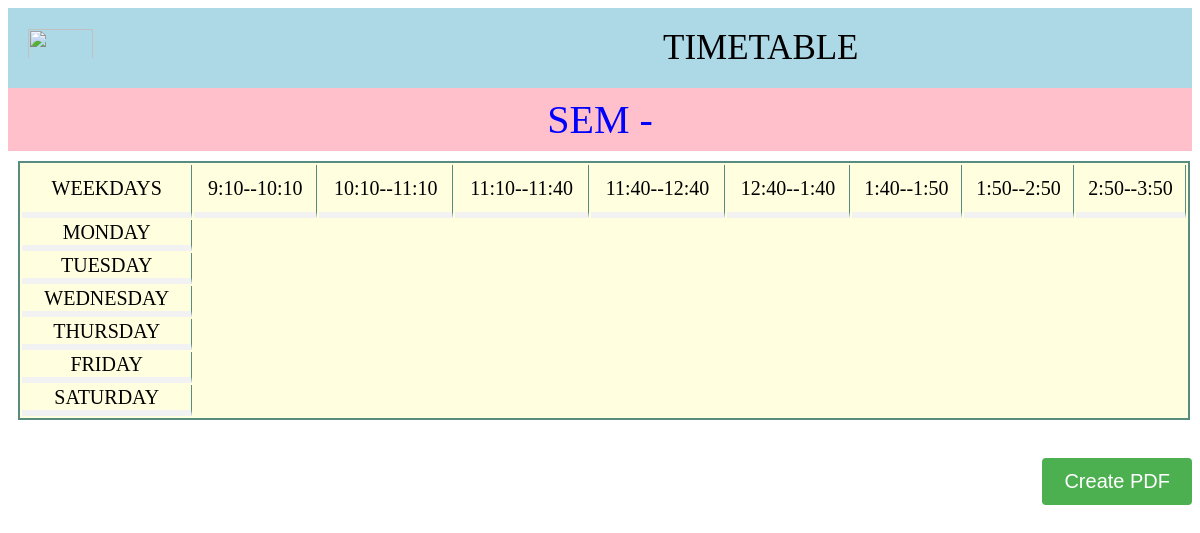
The page /view.php on the database its author committed.
### tables this page shows
CREATE TABLE `days` (
  `id` int(11) NOT NULL,
  `day` varchar(33) NOT NULL
);

### view.php (the view, shortened to what this page needs)
<!DOCTYPE html>
<html>
<head>
</head>
<body>
<div class="dev">
		<a href="frontgenerate.php" style="font-family: timesnewroman;" class="btn1"><img src="img/back.png" style="height: 30px; width: 65px; float: left;"></a>
		<tag>TIMETABLE</tag>
	</div>
	<div align="Center" class="disp">
			SEM - <?php session_start(); echo $_SESSION['sem']; ?>
		</div>
		<?php
			include("..\almost\DBConnection.php");
			$sql ="SELECT day FROM days ORDER BY id";
			$days = mysqli_query($conn,$sql) or die('Getting an error');
			echo "<table>";
			echo '<tr>
                <td style="text-align:center; padding: 12px;">WEEKDAYS</td>
                <td style="text-align:center">9:10--10:10</td>
                <td style="text-align:center">10:10--11:10</td>
                <td style="text-align:center">11:10--11:40</td>
                <td style="text-align:center">11:40--12:40</td>
                <td style="text-align:center">12:40--1:40</td>
                <td style="text-align:center">1:40--1:50</td>
                <td style="text-align:center">1:50--2:50</td>
                <td style="text-align:center">2:50--3:50</td>
                </tr>';
			while($day= mysqli_fetch_array($days,MYSQLI_ASSOC)){
				echo "<tr><td>";
				echo $day['day'];
}
			echo "</table>";
		?>
			<form method="POST">
				<input type="submit" class="print" value="Create PDF">
			</form>
</body>
</html>

### view.php (style rules this page uses)
body { background-image: none; }
table { margin: 10px; border: 2px solid #588c7e; background-color: lightyellow; font-size: 20px; width: 99%; text-align: center; }
td { border-bottom: 6px solid #f2f2f2; border-right: .7px solid #588c7e; }
.print { background-color: #4CAF50; border:none; border-radius: 4px; color: white; margin: 1.4em auto; font-size: 20px; color: white; padding: 12px 22px; display: inline-block; cursor: pointer; float: right; text-decoration: none; }
.dev { font-size: 35px; background-color: lightblue; padding: 20px; }
.dev tag { margin-left: 570px; }
.disp { color: blue; font-style: TimesNewRoman; font-size: 40px; background-color: pink; padding-top: 8px; padding-bottom: 8px; }

### rows shown on the page
days: day "MONDAY"
days: day "TUESDAY"
days: day "WEDNESDAY"
days: day "THURSDAY"
days: day "FRIDAY"
days: day "SATURDAY"
